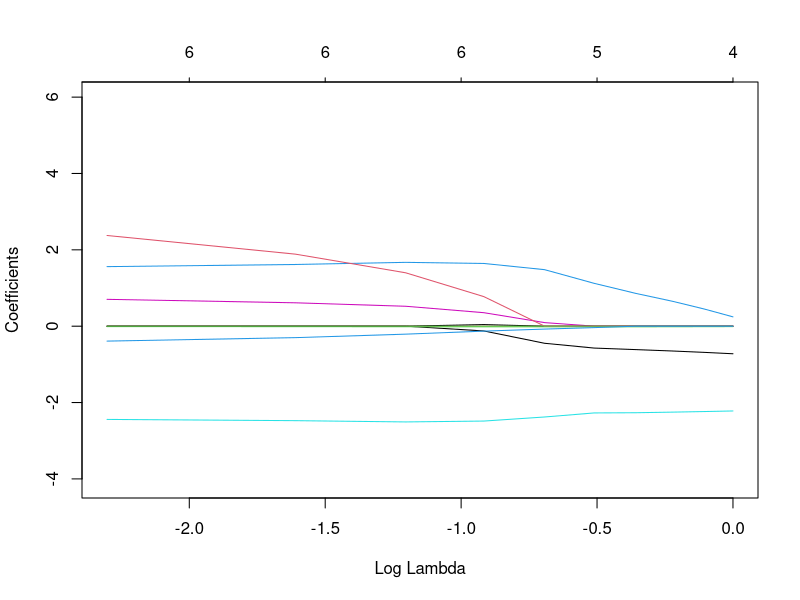
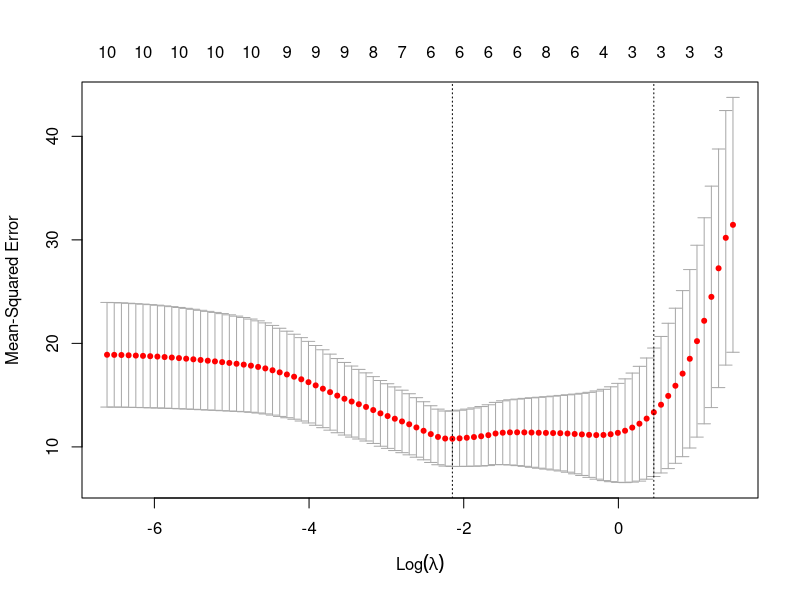

These charts were generated, in order, by the following R code:
library(glmnet)
library(datasets)
data<-mtcars

index<-sample(1:nrow(data),size=0.8*nrow(data))
train<-data[index,]
test<-data[-index,]
y<-as.matrix(train[c(1)])
x<-as.matrix(train[c(-1)])



fit<-glmnet(x,y,alpha=1,lambda=seq(0,1,0.1))
plot(fit,xvar="lambda")

cvfit<-cv.glmnet(x,y,alpha=1)

plot(cvfit)

cvfit$lambda.min #mean cross validation error
cvfit$lambda.1se #minimum standard error

#coef(fit, s = "lambda.min")
predict(cvfit, newx = as.matrix(test[c(-1)]), s = "lambda.min")

